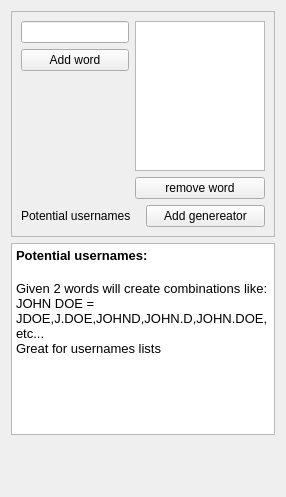
             <widget class="QWidget" name="tab_16">
              <attribute name="title">
               <string>Usernames</string>
              </attribute>
              <layout class="QGridLayout">
               <item row="0" column="0">
                <widget class="QFrame" name="frame_11">
                 <property name="frameShape">
                  <enum>QFrame::StyledPanel</enum>
                 </property>
                 <property name="frameShadow">
                  <enum>QFrame::Raised</enum>
                 </property>
                 <layout class="QGridLayout">
                  <item row="0" column="0">
                   <layout class="QVBoxLayout">
                    <item>
                     <widget class="QLineEdit" name="wodEdit_2">
                      <property name="maximumSize">
                       <size>
                        <width>130</width>
                        <height>16777215</height>
                       </size>
                      </property>
                     </widget>
                    </item>
                    <item>
                     <widget class="QPushButton" name="addwordButton_2">
                      <property name="text">
                       <string>Add word</string>
                      </property>
                      <property name="icon">
                       <iconset>
                        <normaloff>images/Icons/Knob Add.png</normaloff>images/Icons/Knob Add.png</iconset>
                      </property>
                     </widget>
                    </item>
                    <item>
                     <spacer>
                      <property name="orientation">
                       <enum>Qt::Vertical</enum>
                      </property>
                      <property name="sizeHint" stdset="0">
                       <size>
                        <width>20</width>
                        <height>40</height>
                       </size>
                      </property>
                     </spacer>
                    </item>
                   </layout>
                  </item>
                  <item row="0" column="1">
                   <layout class="QVBoxLayout">
                    <item>
                     <widget class="QListWidget" name="wordsList_3">
                      <property name="maximumSize">
                       <size>
                        <width>130</width>
                        <height>150</height>
                       </size>
                      </property>
                     </widget>
                    </item>
                    <item>
                     <widget class="QPushButton" name="deletewordButton_3">
                      <property name="text">
                       <string>remove word</string>
                      </property>
                      <property name="icon">
                       <iconset>
                        <normaloff>images/Icons/Knob Remove Red.png</normaloff>images/Icons/Knob Remove Red.png</iconset>
                      </property>
                     </widget>
                    </item>
                   </layout>
                  </item>
                  <item row="1" column="0" colspan="2">
                   <layout class="QHBoxLayout">
                    <item>
                     <widget class="QLabel" name="label_49">
                      <property name="toolTip">
                       <string>&lt;html&gt;&lt;head&gt;&lt;meta name=&quot;qrichtext&quot; content=&quot;1&quot; /&gt;&lt;/head&gt;&lt;body style=&quot; white-space: pre-wrap; font-family:Lucida Grande; font-size:13pt; font-weight:400; font-style:normal; text-decoration:none;&quot;&gt;&lt;p style=&quot; margin-top:0px; margin-bottom:0px; margin-left:0px; margin-right:0px; -qt-block-indent:0; text-indent:0px;&quot;&gt;eg. Two names: 'john', 'doe'&lt;/p&gt;&lt;p style=&quot; margin-top:0px; margin-bottom:0px; margin-left:0px; margin-right:0px; -qt-block-indent:0; text-indent:0px;&quot;&gt;payload result would be the &lt;/p&gt;&lt;p style=&quot; margin-top:0px; margin-bottom:0px; margin-left:0px; margin-right:0px; -qt-block-indent:0; text-indent:0px;&quot;&gt;following words:&lt;/p&gt;&lt;p style=&quot; margin-top:0px; margin-bottom:0px; margin-left:0px; margin-right:0px; -qt-block-indent:0; text-indent:0px;&quot;&gt;john.doe - jdoe - johnd -j.doe - etc, etc.&lt;/p&gt;&lt;/body&gt;&lt;/html&gt;</string>
                      </property>
                      <property name="text">
                       <string>Potential usernames</string>
                      </property>
                     </widget>
                    </item>
                    <item>
                     <widget class="QPushButton" name="addUserComb">
                      <property name="toolTip">
                       <string>&lt;html&gt;&lt;head&gt;&lt;meta name=&quot;qrichtext&quot; content=&quot;1&quot; /&gt;&lt;/head&gt;&lt;body style=&quot; white-space: pre-wrap; font-family:Lucida Grande; font-size:13pt; font-weight:400; font-style:normal; text-decoration:none;&quot;&gt;&lt;p style=&quot; margin-top:0px; margin-bottom:0px; margin-left:0px; margin-right:0px; -qt-block-indent:0; text-indent:0px;&quot;&gt;&lt;span style=&quot; font-size:10pt;&quot;&gt;Given 2 words will create combinations like: JOHN DOE = JDOE,J.DOE,JOHND,JOHN.D,JOHN.DOE, etc...&lt;/span&gt;&lt;/p&gt;&lt;p style=&quot; margin-top:0px; margin-bottom:0px; margin-left:0px; margin-right:0px; -qt-block-indent:0; text-indent:0px; font-size:10pt;&quot;&gt;Great for usernames lists&lt;/p&gt;&lt;/body&gt;&lt;/html&gt;</string>
                      </property>
                      <property name="text">
                       <string>Add genereator</string>
                      </property>
                      <property name="icon">
                       <iconset>
                        <normaloff>images/Icons/Knob Play Green.png</normaloff>images/Icons/Knob Play Green.png</iconset>
                      </property>
                     </widget>
                    </item>
                   </layout>
                  </item>
                 </layout>
                </widget>
               </item>
               <item row="1" column="0">
                <widget class="QTextEdit" name="textEdit_13">
                 <property name="html">
                  <string>&lt;!DOCTYPE HTML PUBLIC &quot;-//W3C//DTD HTML 4.0//EN&quot; &quot;http://www.w3.org/TR/REC-html40/strict.dtd&quot;&gt;
&lt;html&gt;&lt;head&gt;&lt;meta name=&quot;qrichtext&quot; content=&quot;1&quot; /&gt;&lt;style type=&quot;text/css&quot;&gt;
p, li { white-space: pre-wrap; }
&lt;/style&gt;&lt;/head&gt;&lt;body style=&quot; font-family:'Lucida Grande'; font-size:10pt; font-weight:400; font-style:normal;&quot;&gt;
&lt;p style=&quot; margin-top:0px; margin-bottom:0px; margin-left:0px; margin-right:0px; -qt-block-indent:0; text-indent:0px;&quot;&gt;&lt;span style=&quot; font-weight:600;&quot;&gt;Potential usernames:&lt;/span&gt;&lt;/p&gt;
&lt;p style=&quot;-qt-paragraph-type:empty; margin-top:0px; margin-bottom:0px; margin-left:0px; margin-right:0px; -qt-block-indent:0; text-indent:0px; font-size:11pt; font-weight:600;&quot;&gt;&lt;/p&gt;
&lt;p style=&quot; margin-top:0px; margin-bottom:0px; margin-left:0px; margin-right:0px; -qt-block-indent:0; text-indent:0px;&quot;&gt;Given 2 words will create combinations like: JOHN DOE = JDOE,J.DOE,JOHND,JOHN.D,JOHN.DOE, etc...&lt;/p&gt;
&lt;p style=&quot; margin-top:0px; margin-bottom:0px; margin-left:0px; margin-right:0px; -qt-block-indent:0; text-indent:0px;&quot;&gt;Great for usernames lists&lt;/p&gt;&lt;/body&gt;&lt;/html&gt;</string>
                 </property>
                 <property name="acceptRichText">
                  <bool>true</bool>
                 </property>
                </widget>
               </item>
               <item row="2" column="0">
                <spacer>
                 <property name="orientation">
                  <enum>Qt::Vertical</enum>
                 </property>
                 <property name="sizeHint" stdset="0">
                  <size>
                   <width>20</width>
                   <height>51</height>
                  </size>
                 </property>
                </spacer>
               </item>
              </layout>
             </widget>
